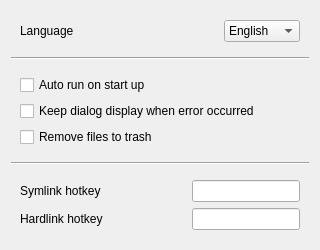
<?xml version="1.0" encoding="UTF-8"?>
<ui version="4.0">
 <class>SettingsDialog</class>
 <widget class="QDialog" name="SettingsDialog">
  <property name="geometry">
   <rect>
    <x>0</x>
    <y>0</y>
    <width>320</width>
    <height>250</height>
   </rect>
  </property>
  <property name="font">
   <font>
    <stylestrategy>PreferAntialias</stylestrategy>
   </font>
  </property>
  <property name="focusPolicy">
   <enum>Qt::ClickFocus</enum>
  </property>
  <property name="windowTitle">
   <string>SettingsDialog</string>
  </property>
  <layout class="QVBoxLayout" name="verticalLayout_3">
   <item>
    <widget class="QWidget" name="widget" native="true">
     <property name="focusPolicy">
      <enum>Qt::ClickFocus</enum>
     </property>
     <layout class="QHBoxLayout" name="horizontalLayout_3">
      <item>
       <widget class="QLabel" name="languageText">
        <property name="focusPolicy">
         <enum>Qt::ClickFocus</enum>
        </property>
        <property name="text">
         <string>Language</string>
        </property>
       </widget>
      </item>
      <item>
       <spacer name="horizontalSpacer">
        <property name="orientation">
         <enum>Qt::Horizontal</enum>
        </property>
        <property name="sizeHint" stdset="0">
         <size>
          <width>142</width>
          <height>20</height>
         </size>
        </property>
       </spacer>
      </item>
      <item>
       <widget class="QComboBox" name="languageComboBox">
        <property name="focusPolicy">
         <enum>Qt::StrongFocus</enum>
        </property>
        <item>
         <property name="text">
          <string>English</string>
         </property>
        </item>
        <item>
         <property name="text">
          <string>Chinese</string>
         </property>
        </item>
       </widget>
      </item>
     </layout>
    </widget>
   </item>
   <item>
    <widget class="Line" name="line">
     <property name="focusPolicy">
      <enum>Qt::ClickFocus</enum>
     </property>
     <property name="orientation">
      <enum>Qt::Horizontal</enum>
     </property>
    </widget>
   </item>
   <item>
    <widget class="QWidget" name="widget_2" native="true">
     <property name="focusPolicy">
      <enum>Qt::ClickFocus</enum>
     </property>
     <layout class="QVBoxLayout" name="verticalLayout_2">
      <item>
       <widget class="QCheckBox" name="autoRunOnStartUpCb">
        <property name="text">
         <string>Auto run on start up</string>
        </property>
       </widget>
      </item>
      <item>
       <widget class="QCheckBox" name="keepDialogWhenErrorOccurredCb">
        <property name="text">
         <string>Keep dialog display when error occurred</string>
        </property>
       </widget>
      </item>
      <item>
       <widget class="QCheckBox" name="removeToTrashCb">
        <property name="text">
         <string>Remove files to trash</string>
        </property>
       </widget>
      </item>
     </layout>
    </widget>
   </item>
   <item>
    <widget class="Line" name="line_2">
     <property name="focusPolicy">
      <enum>Qt::ClickFocus</enum>
     </property>
     <property name="orientation">
      <enum>Qt::Horizontal</enum>
     </property>
    </widget>
   </item>
   <item>
    <widget class="QWidget" name="widget_3" native="true">
     <property name="focusPolicy">
      <enum>Qt::ClickFocus</enum>
     </property>
     <layout class="QVBoxLayout" name="verticalLayout">
      <item>
       <widget class="QWidget" name="widget_4" native="true">
        <property name="focusPolicy">
         <enum>Qt::ClickFocus</enum>
        </property>
        <layout class="QHBoxLayout" name="horizontalLayout_2">
         <property name="leftMargin">
          <number>0</number>
         </property>
         <property name="topMargin">
          <number>0</number>
         </property>
         <property name="rightMargin">
          <number>0</number>
         </property>
         <property name="bottomMargin">
          <number>0</number>
         </property>
         <item>
          <widget class="QLabel" name="symlinkHotkeyText">
           <property name="focusPolicy">
            <enum>Qt::ClickFocus</enum>
           </property>
           <property name="text">
            <string>Symlink hotkey</string>
           </property>
          </widget>
         </item>
         <item>
          <spacer name="horizontalSpacer_2">
           <property name="orientation">
            <enum>Qt::Horizontal</enum>
           </property>
           <property name="sizeHint" stdset="0">
            <size>
             <width>50</width>
             <height>20</height>
            </size>
           </property>
          </spacer>
         </item>
         <item>
          <widget class="KeyCombinationInputer" name="symlinkHotkeyInputer"/>
         </item>
        </layout>
       </widget>
      </item>
      <item>
       <widget class="QWidget" name="widget_5" native="true">
        <property name="focusPolicy">
         <enum>Qt::ClickFocus</enum>
        </property>
        <layout class="QHBoxLayout" name="horizontalLayout">
         <property name="leftMargin">
          <number>0</number>
         </property>
         <property name="topMargin">
          <number>0</number>
         </property>
         <property name="rightMargin">
          <number>0</number>
         </property>
         <property name="bottomMargin">
          <number>0</number>
         </property>
         <item>
          <widget class="QLabel" name="hardlinkHotkeyText">
           <property name="focusPolicy">
            <enum>Qt::ClickFocus</enum>
           </property>
           <property name="text">
            <string>Hardlink hotkey</string>
           </property>
          </widget>
         </item>
         <item>
          <spacer name="horizontalSpacer_3">
           <property name="orientation">
            <enum>Qt::Horizontal</enum>
           </property>
           <property name="sizeHint" stdset="0">
            <size>
             <width>46</width>
             <height>20</height>
            </size>
           </property>
          </spacer>
         </item>
         <item>
          <widget class="KeyCombinationInputer" name="hardlinkHotkeyInputer"/>
         </item>
        </layout>
       </widget>
      </item>
     </layout>
    </widget>
   </item>
  </layout>
 </widget>
 <customwidgets>
  <customwidget>
   <class>KeyCombinationInputer</class>
   <extends>QLineEdit</extends>
   <header>keycombination_inputer.h</header>
  </customwidget>
 </customwidgets>
 <resources/>
 <connections/>
</ui>
